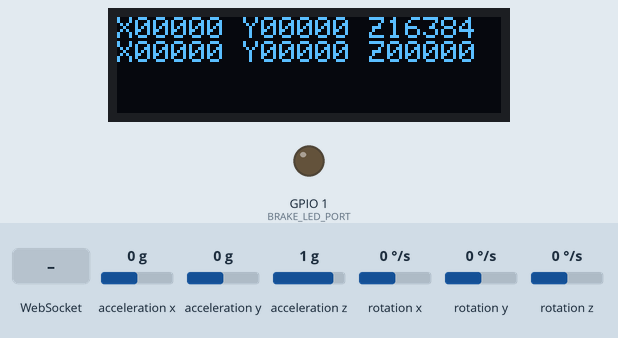
The program below on a simulated ESP8266 (NodeMCU). Parts: 128×32 one-colour display, output pins drawn as LEDs (lit = HIGH). The test bench sets the inputs (shaded band); at power-on: acceleration y 0 g, acceleration x 0 g, acceleration z 1 g, rotation x 0 °/s, rotation y 0 °/s, rotation z 0 °/s. Storage starts empty; EEPROM starts erased.

Above: at 7.3 s.
7.4 s: WebSocket text "control" received
8.9 s: acceleration y set to -0.2 g
At 10.7 s:
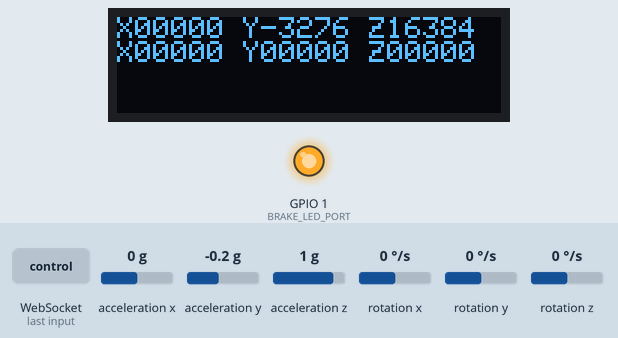
11.0 s: acceleration y set to 0 g
At 11.7 s:
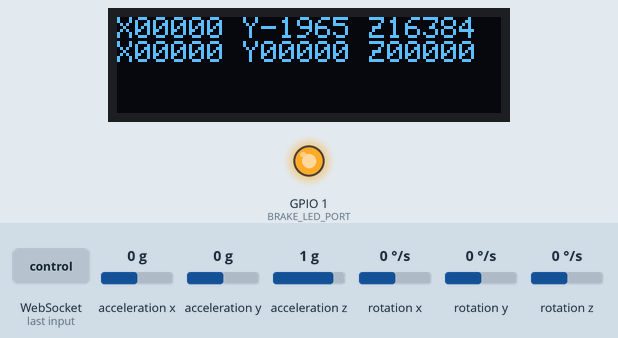
13.3 s: acceleration x set to -1.4 g
At 14.4 s:
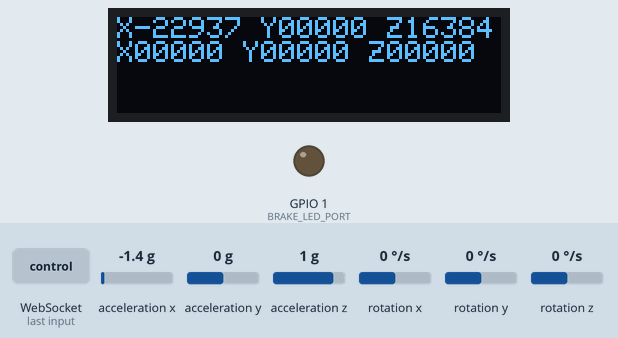
15.6 s: acceleration z set to -1.4 g
At 16.8 s:
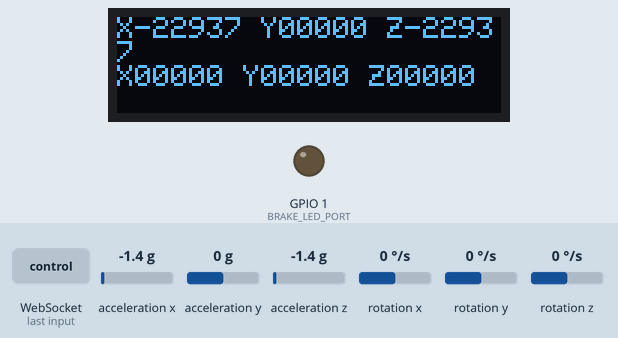
17.8 s: rotation x set to -192 °/s
At 18.3 s:
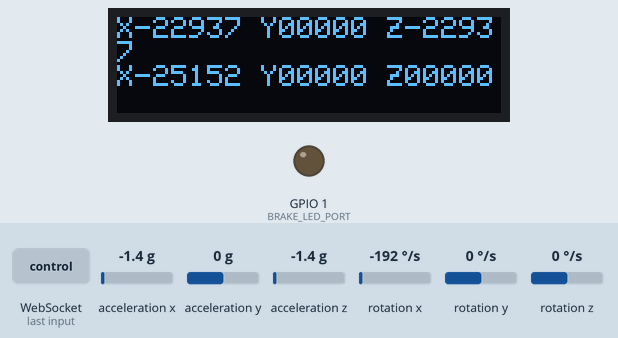
Timing chart, 0 to 20.3 s (numbered marks = the images above; inputs shaded):
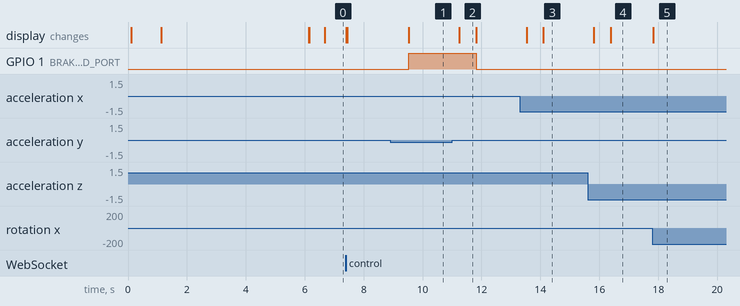

The program:

main.cpp
```cpp
/* Program to read the GY-521 MPU6050 6-axis Accelerometer Gyroscope Sensor
   and report the readings to the display, serial port, and/or MQTT broker.
   ----------- Note ------------
   This project has both code and data (a web page) that needs to be uploaded
   to the processor. The code is uploaded normally, but to upload the web page
   open a terminal and enter "pio run --target uploadfs -v".
   */


#include <Arduino.h>
#include <SPI.h>
#include <Wire.h>
#include <Adafruit_GFX.h>
#include <Adafruit_SSD1306.h>
#include "I2Cdev.h"
#include "MPU6050_6Axis_MotionApps20.h"
#include <ESP8266WiFi.h>
#include <ESP8266WebServer.h>
#include <WebSocketsServer.h>
#include <EEPROM.h>
#include <FS.h>
#include <LittleFS.h>
#include <ArduinoJson.h>
#include "AccelerationLogger.h"


MPU6050 accelgyro;


/* MPU6050 default I2C address is 0x68*/
//MPU6050 mpu;
//MPU6050 mpu(0x69); //Use for AD0 high
//MPU6050 mpu(0x68, &Wire1); //Use for AD0 low, but 2nd Wire (TWI/I2C) object.

/* OUTPUT FORMAT DEFINITION-------------------------------------------------------------------------------------------
- Use "OUTPUT_READABLE_QUATERNION" for quaternion commponents in [w, x, y, z] format. Quaternion does not
suffer from gimbal lock problems but is harder to parse or process efficiently on a remote host or software
environment like Processing.

- Use "OUTPUT_READABLE_EULER" for Euler angles (in degrees) output, calculated from the quaternions coming
from the FIFO. EULER ANGLES SUFFER FROM GIMBAL LOCK PROBLEM.

- Use "OUTPUT_READABLE_YAWPITCHROLL" for yaw/pitch/roll angles (in degrees) calculated from the quaternions
coming from the FIFO. THIS REQUIRES GRAVITY VECTOR CALCULATION.
YAW/PITCH/ROLL ANGLES SUFFER FROM GIMBAL LOCK PROBLEM.

- Use "OUTPUT_READABLE_REALACCEL" for acceleration components with gravity removed. The accel reference frame
is not compensated for orientation. +X will always be +X according to the sensor.

- Use "OUTPUT_READABLE_WORLDACCEL" for acceleration components with gravity removed and adjusted for the world
reference frame. Yaw is relative if there is no magnetometer present.

-  Use "OUTPUT_TEAPOT" for output that matches the InvenSense teapot demo.
-------------------------------------------------------------------------------------------------------------------------------*/
#define OUTPUT_READABLE_YAWPITCHROLL
//#define OUTPUT_READABLE_QUATERNION
//#define OUTPUT_READABLE_EULER
//#define OUTPUT_READABLE_REALACCEL
//#define OUTPUT_READABLE_WORLDACCEL
//#define OUTPUT_TEAPOT

Adafruit_SSD1306 display(SCREEN_WIDTH, SCREEN_HEIGHT, &Wire, OLED_RESET);
// WebSocket server on port 81
WebSocketsServer webSocket = WebSocketsServer(81);
ESP8266WebServer server(80);

// These are the settings that get stored in EEPROM.  They are all in one struct which
// makes it easier to store and retrieve.
typedef struct
  {
  bool debug=true;
  bool displayenabled=true;    //enable the display
  bool invertdisplay=false;   //rotate display 180 degrees
  int sensitivity=1000;     //This is braking sensitivity. Lower is more sensitive.
  char ssid[SSID_SIZE] = "logger"; //connect to this SSID on your phone to configure
  char wifiPass[PASSWORD_SIZE] = "12345678";
  int level=0;            // This is the zero Y-value when the unit is at rest
  } conf;

conf settings; //all settings in one struct makes it easier to store in EEPROM
boolean settingsAreValid=false;

String lastMessage=""; //contains the last message sent to display. Sometimes need to reshow it
boolean rssiShowing=false; //used to redraw the RSSI indicator after clearing display

//readings
int16_t ax, ay, az;
int16_t gx, gy, gz;
int16_t averageSlopeX, averageSlopeY, averageSlopeZ;


/*---MPU6050 Control/Status Variables---*/
bool DMPReady = false;  // Set true if DMP init was successful
uint8_t MPUIntStatus;   // Holds actual interrupt status byte from MPU
uint8_t devStatus;      // Return status after each device operation (0 = success, !0 = error)
uint16_t packetSize;    // Expected DMP packet size (default is 42 bytes)
uint8_t FIFOBuffer[64]; // FIFO storage buffer

/*---Orientation/Motion Variables---*/
// Quaternion q;           // [w, x, y, z]         Quaternion container
// VectorInt16 aa;         // [x, y, z]            Accel sensor measurements
// VectorInt16 gy;         // [x, y, z]            Gyro sensor measurements
// VectorInt16 aaReal;     // [x, y, z]            Gravity-free accel sensor measurements
// VectorInt16 aaWorld;    // [x, y, z]            World-frame accel sensor measurements
// VectorFloat gravity;    // [x, y, z]            Gravity vector
// float euler[3];         // [psi, theta, phi]    Euler angle container
// float ypr[3];           // [yaw, pitch, roll]   Yaw/Pitch/Roll container and gravity vector

/*-Packet structure for InvenSense teapot demo-*/
uint8_t teapotPacket[14] = { '$', 0x02, 0, 0, 0, 0, 0, 0, 0, 0, 0x00, 0x00, '\r', '\n' };

/*------Interrupt detection routine------*/
volatile bool MPUInterrupt = false;     // Indicates whether MPU6050 interrupt pin has gone high

char dispbuf[40];

/*
*  Initialize the settings from eeprom. No need to determine if they are valid
*  in this project.
*/
void loadSettings()
  {
  EEPROM.get(0,settings);
  }


/*
 * Save the settings to EEPROM. Set the valid flag if everything is filled in.
 */
boolean saveSettings()
  {
  EEPROM.put(0,settings);
  return EEPROM.commit();
  }


void show(String msg)
  {
  display.clearDisplay(); // clear the buffer regardless

  if (settings.displayenabled)
    {
    lastMessage=msg; //in case we need to redraw it

    display.setCursor(0, 0);  // Top-left corner

    if (msg.length()>20)
      {
      display.setTextSize(1);      // tiny text
      }
    else if (msg.length()>7 || rssiShowing) //make room for rssi indicator
      {
      display.setTextSize(2);      // small text
      }
    else
      {
      display.setTextSize(3);      // Normal 1:1 pixel scale
      }
    display.println(msg);
    }
  display.display(); // move the buffer contents to the OLED
  }

// void show(uint16_t val, String suffix)
//   {
//   String msg=String(val)+suffix;
//   show(msg);
//   }

void show(String msg, bool override)
  {
  bool oldVal=settings.displayenabled; //Save the disabled flag
  settings.displayenabled=true;       //Override it
  show(msg);
  settings.displayenabled=oldVal;     //Put it back
  }

void showAndDelay(String msg)
  {
  show(msg,true);
  delay(2000);
  show(""); //clear the display afterwards
  }

void handleWebSocketEvent(uint8_t num, WStype_t type, uint8_t *payload, size_t length)
  {
  switch (type)
    {
    case WStype_CONNECTED:
      {
      IPAddress clientIP = webSocket.remoteIP(num);
      show("Conn from\n"+clientIP.toString());

      // Send sensitivity value
      DynamicJsonDocument doc(256);
      doc["type"] = "initialize";
      doc["key"] = "sensitivity";
      doc["value"] = map(settings.sensitivity, 0, 5000, 100, 0); // Map to slider range
      String message;
      serializeJson(doc, message);
      webSocket.sendTXT(num, message);

      //send display enabled status
      doc["key"] = "displayEnabled";
      doc["value"] = settings.displayenabled;// 1=true, 0=false or use boolean values
      serializeJson(doc, message);
      webSocket.sendTXT(num, message);

      //send display inverted status
      doc["key"] = "displayInverted";
      doc["value"] = settings.invertdisplay;// 1=true, 0=false or use boolean values
      serializeJson(doc, message);
      webSocket.sendTXT(num, message);

      //send WiFi SSID
      doc["key"] = "WiFiSSID";
      doc["value"] = settings.ssid;
      serializeJson(doc, message);
      webSocket.sendTXT(num, message);

      //send WiFi password
      doc["key"] = "WiFiPass";
      doc["value"] = settings.wifiPass;
      serializeJson(doc, message);
      webSocket.sendTXT(num, message);

      //send level offset
      doc["key"] = "zeroLevel";
      doc["value"] = settings.level;
      serializeJson(doc, message);
      webSocket.sendTXT(num, message);

      break;
      }
    case WStype_TEXT:
      {
      //Serial.printf("[%u] Received: %s\n", num, payload);
      String message = String((char *)payload);

      DynamicJsonDocument doc(256);
      deserializeJson(doc, message);

      String type = doc["type"];
      if (type == "control")
        {
        String key = doc["key"];
        int value = doc["value"];
        if (key == "sensitivity")
          {
          settings.sensitivity = map(value,0,100,5000,0);
          saveSettings();
          showAndDelay("Sense:"+String(settings.sensitivity));
          }
        else if (key == "displayEnabled")
          {
          // value should be 1 (checked) or 0 (unchecked)
          settings.displayenabled = (value != 0);
          saveSettings();
          showAndDelay(String("Display\n")+(settings.displayenabled?"Enabled":"Disabled"));
          }
        else if (key == "displayInverted")
          {
          // value should be 1 (checked) or 0 (unchecked)
          settings.invertdisplay = (value != 0);
          saveSettings();
          display.setRotation(settings.invertdisplay?2:0); //make it look right
          showAndDelay(String("Display\n")+(settings.invertdisplay?"inverted":"normal"));
          }
        else if (key == "WiFiSSID")
          {
          strcpy(settings.ssid, doc["value"]);
          saveSettings();
          showAndDelay(String("SSID:\n")+settings.ssid);
          }
        else if (key == "WiFiPass")
          {
          strcpy(settings.wifiPass, doc["value"]);
          saveSettings();
          showAndDelay(String("Passwd:\n")+settings.wifiPass);
          }
        else if (key == "zeroLevel")
          {
          settings.level = atoi(doc["value"]);
          saveSettings();
          showAndDelay("Level:\n"+String(settings.level));
          }

        }
      break;
      }
    case WStype_DISCONNECTED:
      {
      show("Disc");
      break;
      }
    }
  }


void sendUpdates()
  {
  DynamicJsonDocument doc(128);

  doc["type"] = "update";
  doc["key"] = "accelx";
  doc["value"] = ax;
  String json;
  serializeJson(doc, json);
  webSocket.broadcastTXT(json);

  doc["key"] = "accely";
  doc["value"] = ay;
  serializeJson(doc, json);
  webSocket.broadcastTXT(json);

  doc["key"] = "accelz";
  doc["value"] = az;
  serializeJson(doc, json);
  webSocket.broadcastTXT(json);

  doc["key"] = "gyrox";
  doc["value"] = gx;
  serializeJson(doc, json);
  webSocket.broadcastTXT(json);

  doc["key"] = "gyroy";
  doc["value"] = gy;
  serializeJson(doc, json);
  webSocket.broadcastTXT(json);

  doc["key"] = "gyroz";
  doc["value"] = gz;
  serializeJson(doc, json);
  webSocket.broadcastTXT(json);
  }

  void initDisplay()
  {
  bool displayOk=display.begin(SSD1306_SWITCHCAPVCC, SCREEN_ADDRESS);
  if(!displayOk)
    {
    Serial.println(F("SSD1306 allocation failed"));
    delay(5000);
    ESP.reset();  //try again
    }
  else
    {
    display.setRotation(settings.invertdisplay?2:0); //make it look right
    display.clearDisplay();       //no initial logo
    display.setTextSize(3);      // Normal 1:1 pixel scale
    display.setTextColor(SSD1306_WHITE); // Draw white text
    display.setCursor(0, 0);     // Start at top-left corner
    display.cp437(true);         // Use full 256 char 'Code Page 437' font
    }

  if (settings.debug)
    show("Init");
  else
    show("Display OK");
  }

void calculateAverages()
  {
  static int8_t sampleCount=0;
  static int samples[AVERAGE_SAMPLE_SIZE][3];

  //get the values from the gyro and save them in the sample array
  accelgyro.getMotion6(&ax, &ay, &az, &gx, &gy, &gz);
  samples[sampleCount][0]=ax;
  samples[sampleCount][1]=ay;
  samples[sampleCount][2]=az;

  if (sampleCount++ > AVERAGE_SAMPLE_SIZE) //Then the sample array is full, so add them and clear it.
    {
    int32_t sumX=0;
    int32_t sumY=0;
    int32_t sumZ=0;
    for (int x=0;x<AVERAGE_SAMPLE_SIZE;x++)
      {
      sumX+=samples[x][0];
      sumY+=samples[x][1];
      sumZ+=samples[x][2];
      }
    sampleCount=0; //reset the counter

    averageSlopeX=sumX/AVERAGE_SAMPLE_SIZE;
    averageSlopeY=sumY/AVERAGE_SAMPLE_SIZE;
    averageSlopeZ=sumZ/AVERAGE_SAMPLE_SIZE;
    }
  }


void setup()
  {
  EEPROM.begin(sizeof(settings)); //fire up the eeprom section of flash

  loadSettings();
  Wire.begin(SDA_PIN, SCL_PIN);
  Wire.setClock(400000); // 400kHz I2C clock. Comment on this line if having compilation difficulties
  initDisplay();
  show("Startup",true);

  accelgyro.initialize();

  show(accelgyro.testConnection() ? "MPU6050 OK" : "MPU6050 Fail",true);

  // set up the on-board brake light simulation LED
  pinMode(BRAKE_LED_PORT,OUTPUT);
  digitalWrite(BRAKE_LED_PORT,BRAKE_OFF);  //turn it off

  // Initialize LittleFS
  if (!LittleFS.begin())
    {
    show("LittleFS\nFailed",true);
    return;
    }
  else
    show("LittleFS\nOK");

  // Open the WiFi
  show("WiFi Start");
  delay(1000);
  WiFi.softAP(settings.ssid, settings.wifiPass);

  char buff[6+SSID_SIZE+6+PASSWORD_SIZE+18]; //"SSID: xxxxxxx\nPASS: xxxxxx\n192.168.4.1"
  sprintf(buff,"SSID: %s\nPass: %s\n%s",
          settings.ssid,
          settings.wifiPass,
          WiFi.softAPIP().toString().c_str());
  show(buff,true);
  delay(5000);

  // Start WebSocket server
  webSocket.begin();
  webSocket.onEvent(handleWebSocketEvent);

  server.serveStatic("/", LittleFS, "/index.html");
  server.begin();
  show("init done");
  }

void loop()
  {
  static unsigned long previousMillis = 0;

  unsigned long currentMillis = millis();
  if (currentMillis - previousMillis >= SAMPLE_INTERVAL_MS)
    {
    previousMillis = currentMillis;
    calculateAverages();
    sprintf(dispbuf,"X%05d Y%05d Z%05d\nX%05d Y%05d Z%05d",averageSlopeX,averageSlopeY,averageSlopeZ,gx,gy,gz);
    show(String(dispbuf));
    digitalWrite(BRAKE_LED_PORT, (averageSlopeY-settings.level)<(-settings.sensitivity));
    }

  webSocket.loop(); // Keep WebSocket server running
  server.handleClient();

  static unsigned long lastUpdate = 0;
  if (millis() - lastUpdate > 500)
    {
    sendUpdates();
    lastUpdate = millis();
    }
  }
```

AccelerationLogger.h
```cpp
#define BRAKE_LED_PORT 1
#define BRAKE_ON HIGH
#define BRAKE_OFF LOW

int const INTERRUPT_PIN = 3;  // The interruption #0 pin on the MPU6050

#define SCREEN_WIDTH 128 // OLED display width, in pixels
#define SCREEN_HEIGHT 32 // OLED display height, in pixels
#define OLED_RESET     -1 // Reset pin # (or -1 if sharing Arduino reset pin)
#define SCREEN_ADDRESS 0x3C ///< See datasheet for Address; 0x3D for 128x64, 0x3C for 128x32

#define SDA_PIN 0
#define SCL_PIN 2

#define SSID_SIZE 20
#define PASSWORD_SIZE 20

#define AVERAGE_SAMPLE_SIZE 10 //number of samples to take before averaging the values
#define SAMPLE_INTERVAL_MS 50 //number of milliseconds between samples
```

Measured:
- the behaviour switches between 0 and -0.1 g on acceleration y (found by bisection; images 0 and 1)
- after the input at 8.9 s, GPIO 1 (BRAKE_LED_PORT): LOW → HIGH after 0.63 s; the display: first differs from a run without the input after 0.63 s (image 1)
- after the input at 11.0 s, GPIO 1 (BRAKE_LED_PORT): HIGH → LOW after 0.82 s; the display: changes after 0.25 s (image 2)
- after the input at 13.3 s, the display: first changes after 0.23 s (image 3 shows a later state)
- after the input at 15.6 s, the display: first changes after 0.22 s (image 4 shows a later state)
- after the input at 17.8 s, the display: changes at once (image 5)
- what the display in image 2 shows lasts 0.6 s, from 11.2 s to 11.8 s
